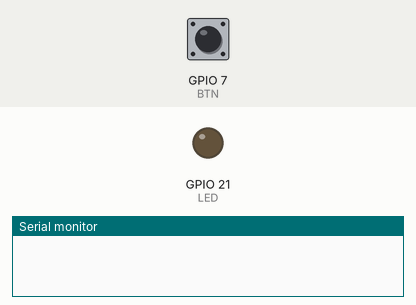
A sketch run on a simulated ESP32-S3. Shown: output pins drawn as LEDs (lit = HIGH), the last lines printed to the serial monitor. The test bench sets the inputs (shaded band); at power-on: GPIO 7 (BTN) HIGH.

Above: at 1.8 s.
1.9 s: GPIO 7 (BTN) pulled LOW for 0.6 s
At 2.4 s:
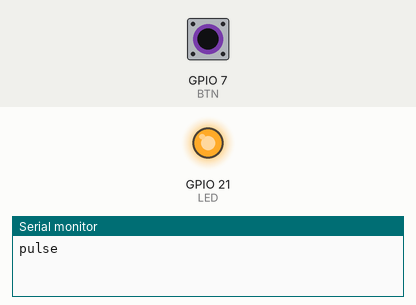
4.0 s: GPIO 7 (BTN) pulled LOW for 3.2 s
At 7.9 s:
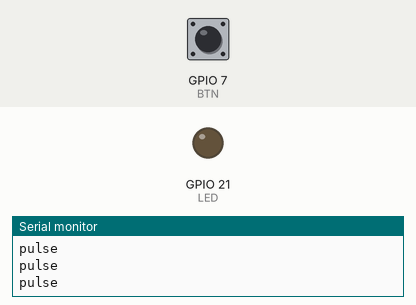
Timing chart, 0 to 9.4 s (numbered marks = the images above; inputs shaded):
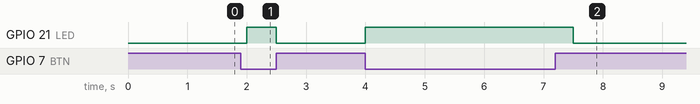

Measured:
- after the input at 1.9 s, GPIO 21 (LED): LOW → HIGH after 0.10 s, → LOW 0.50 s later
- after the input at 4.0 s, GPIO 21 (LED): LOW → HIGH at once, → LOW 3.5 s later

The sketch:

blink_sig.ino
```cpp
// blink_sig — pulse the onboard SIG LED when D9 is pressed
#include <tinyCore.h>

const uint8_t LED = SIG;
const uint8_t BTN = D8;

void setup() {
  pinMode(LED, OUTPUT);
  pinMode(BTN, INPUT_PULLUP);
  Serial.begin(9600);
}

void loop() {
  if (digitalRead(BTN) == LOW) {
    digitalWrite(LED, HIGH);
    Serial.println("pulse");
  } else {
    digitalWrite(LED, LOW);
  }
  delay(500);
}
```

tinyCore.h
```cpp
// tinyCore.h — pin map for the tinyCore ESP32-S3 board
#ifndef TINYCORE_H
#define TINYCORE_H

#define SIG 21    // onboard signal LED
#define D3   3
#define D4   4
#define D5   5
#define D9   9

#endif
```
